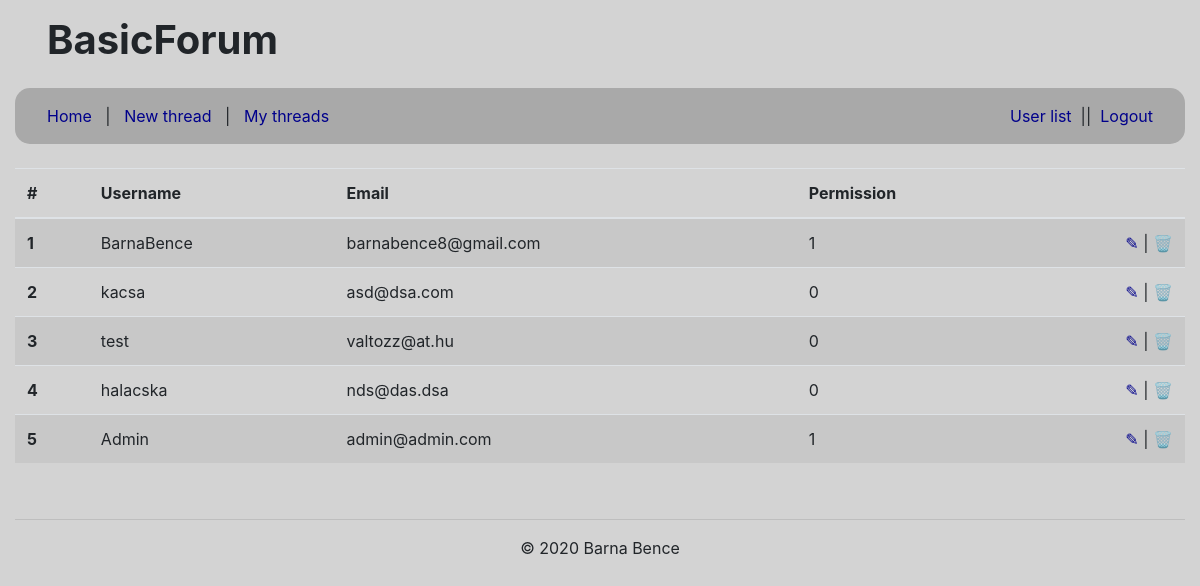
The app's page /index.php?P=users (signed in) with its own data.
### tables this page shows
CREATE TABLE IF NOT EXISTS `users` (
  `id` int(11) NOT NULL AUTO_INCREMENT,
  `username` varchar(64) NOT NULL,
  `email` varchar(250) NOT NULL,
  `password` varchar(250) NOT NULL,
  `permission` int(1) NOT NULL,
  PRIMARY KEY (`id`),
  UNIQUE KEY `username` (`username`),
  UNIQUE KEY `email` (`email`)
);

### protected/userManager.php (called while the page is built, shortened)
<?php
	function IsUserLoggedIn() {
		return $_SESSION  != null && array_key_exists('uid', $_SESSION) && is_numeric($_SESSION['uid']);
	}
?>

### protected/database.php (called while the page is built, shortened)
<?php
	function getConnection() {
		$connection = new PDO(DB_TYPE.':host='.DB_HOST.';dbname='.DB_NAME.';',DB_USER, DB_PASS);
		$connection->exec("SET NAMES '".DB_CHARSET."'");
		return $connection;
	}
	function getList($queryString, $queryParams = []) {
		$connection = getConnection();
		$statement = $connection->prepare($queryString);
		$success = $statement->execute($queryParams);
		$result = $success ? $statement->fetchAll(PDO::FETCH_ASSOC) : [];
		return $result;
	}
?>

### protected/user/user_list.php (the view, shortened to what this page needs)
<?php if(!isset($_SESSION['permission']) || $_SESSION['permission'] < 1) : ?>
	<h1>Page access is forbidden!</h1>
<?php else : ?>
	<?php
		$query = "SELECT id, username, email, permission FROM users";
		$users = getList($query);
	?>
	<?php if(count($users) <= 0) : ?>
		<h1>No users found in the database.</h1>
	<?php else : ?>
		<table class="table table-striped">
			<thead>
				<tr>
					<th scope="col">#</th>
					<th scope="col">Username</th>
					<th scope="col">Email</th>
					<th scope="col">Permission</th>
					<th></th>
				</tr>
			</thead>
			<tbody>
				<?php $i = 0; ?>
				<?php foreach ($users as $u) : ?>
					<?php $i++; ?>
					<tr>
						<th scope="row"><?=$i ?></th>
						<td><?=$u['username'] ?></td>
						<td><?=$u['email'] ?></td>
						<td><?=$u['permission'] ?></td>
						<td align='right'><a href="index.php?P=update_users&u=<?=$u['id'] ?>">&#9998 </a> | <a href="index.php?P=users&d=<?=$u['id'] ?>">&#128465</a></td>
					</tr>
				<?php endforeach;?>
			</tbody>
		</table>
	<?php endif; ?>
<?php endif; ?>

### index.php (shortened to what this page needs)
<!DOCTYPE html>
<html>
	<head>
		<link rel="stylesheet" href="https://stackpath.bootstrapcdn.com/bootstrap/4.4.1/css/bootstrap.min.css">
		<link rel="stylesheet" type="text/css" href="<?=PUBLIC_DIR.'style.css?'.date('YmdHis', filemtime(PUBLIC_DIR.'style.css'))?>">
	</head>
	<body>
		<div class="container-fluid">
			<header><?php include_once PROTECTED_DIR.'header.php'; ?></header>
			<nav><?php require_once PROTECTED_DIR.'nav.php'; ?></nav>
			<content><?php require_once PROTECTED_DIR.'routing.php'; ?></content>
			<footer><?php include_once PROTECTED_DIR.'footer.php'; ?></footer>
		</div>
	</body>
</html>

### protected/header.php
<h1><b>BasicForum</b></h1>

### protected/nav.php
<a href="index.php">Home</a>
<?php if(!IsUserLoggedIn()) : ?>
	<a href="index.php?P=register" class="loginandstuff">Register</a>
	<span class="loginandstuff"> &nbsp; | &nbsp; </span>
	<a href="index.php?P=login" class="loginandstuff">Login</a>
<?php else : ?>
	<span> &nbsp; | &nbsp; </span>
	<a href="index.php?P=add_thread">New thread</a>
	<span> &nbsp; | &nbsp; </span>
	<a href="index.php?P=my_thread">My threads</a>
	<a href="index.php?P=logout" class="loginandstuff">Logout</a>
	<?php if(isset($_SESSION['permission']) && $_SESSION['permission'] >= 1) : ?>
		<span class="loginandstuff"> &nbsp; || &nbsp; </span>
		<a href="index.php?P=users" class="loginandstuff">User list</a>
	<?php endif; ?>
<?php endif; ?>

### protected/routing.php (shortened to what this page needs)
<?php
	switch ($_GET['P']) {
		case 'users': IsUserLoggedIn() ? require_once PROTECTED_DIR.'user/user_list.php' : header('Location: index.php'); break;
	}
?>

### protected/footer.php
<hr>
<center>&copy; 2020 Barna Bence</center>

### public/style.css (style rules this page uses)
body { background-color: lightgray; }
header { padding: 0.5em 0 0.5em 1em; font-size: 2em; }
nav { border-radius: 15px; padding: 1em 2em 1em 2em; background-color: darkgray; }
content { margin: 0em 2em 0em 2em; }
.loginandstuff { float: right; }
a:link { color: darkblue; }

### records on screen
users: username "BarnaBence", email "barnabence8@gmail.com", permission "1"
users: username "kacsa", email "asd@dsa.com", permission "0"
users: username "test", email "valtozz@at.hu", permission "0"
users: username "halacska", email "nds@das.dsa", permission "0"
users: username "Admin", email "admin@admin.com", permission "1"
